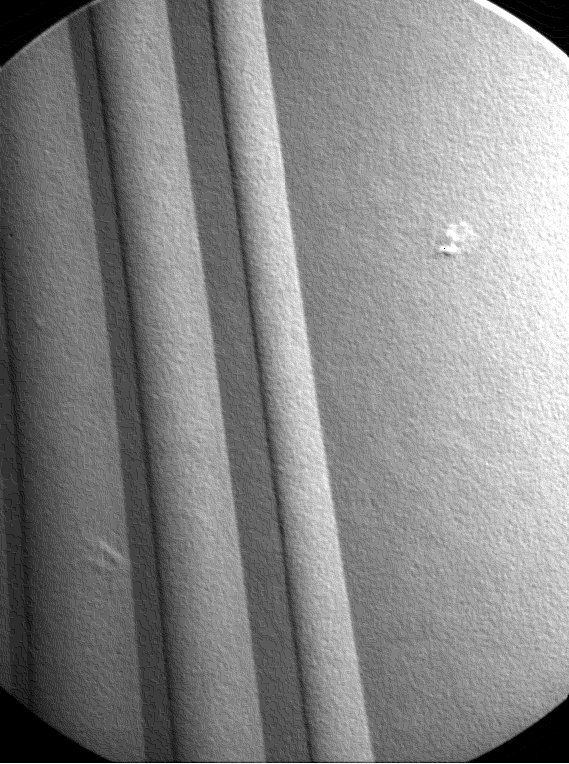
#> input picture 图像分割/image/Fig1004(b)(turbine_blade_black_dot).tif, 569 x 764 px
$ jupyter execute imagesegmentation.ipynb
#> lines starting #> are read from the running program, lines starting #| are printed output that depends on the picture; after the words box and inside, x2 and y2 are one past the last pixel; in counts of white or black regions, pixels touching at a corner belong together
# 图像分割

[cell 1]
import numpy as np
import cv2 as cv
import matplotlib.pyplot as plt
import imagesegmentation as ist

## 孤立点检测

[cell 2]
_, axe = plt.subplots(1, 3, figsize = (15, 8))

img = cv.imread('./image/Fig1004(b)(turbine_blade_black_dot).tif', cv.IMREAD_GRAYSCALE)
#> img is the input picture: shape (764, 569); min 0, max 255, mean 134.4
axe[0].imshow(img, cmap = 'gray')

img_l = cv.Laplacian(img, -1)
axe[1].imshow(img_l, cmap = 'gray')

r_img = (img_l > np.max(np.abs(img_l)) * 0.90).astype(np.float64)
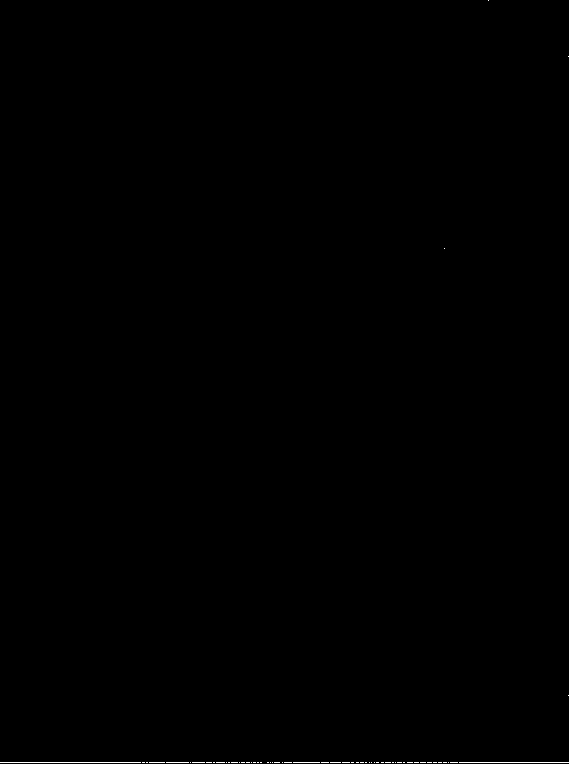
#> r_img: shape (764, 569) float64; values 0 (black) and 1 (white), 0.12% white in thin lines or dots

#孤立点看不清，所以对图像进行膨胀操作
kernel = np.ones((7, 7))
r_img = cv.dilate(r_img, kernel)
#> r_img: shape (764, 569) float64; values 0 (black) and 1 (white), 0.69% white; 5 white regions, box (x1, y1, x2, y2) and area: (0, 759, 569, 764) 2845, (441, 245, 448, 252) 49, (485, 0, 492, 4) 28, (565, 53, 569, 60) 28, (565, 692, 569, 699) 28
axe[2].imshow(r_img, cmap = 'gray')

## 线检测

[cell 3]
_, axe = plt.subplots(1, 4, figsize = (15, 8))

img = cv.imread('./image/Fig1005(a)(wirebond_mask).tif', cv.IMREAD_GRAYSCALE)
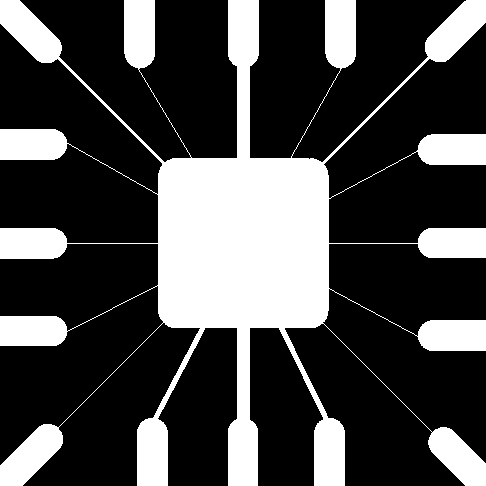
#> input picture 图像分割/image/Fig1005(a)(wirebond_mask).tif, 486 x 486 px
#> img: shape (486, 486); 28.1% white; 1 white region, box (x1, y1, x2, y2) and area: (0, 0, 486, 486) 66259
axe[0].imshow(img, cmap = 'gray')

img_l = cv.Laplacian(img, cv.CV_64F)
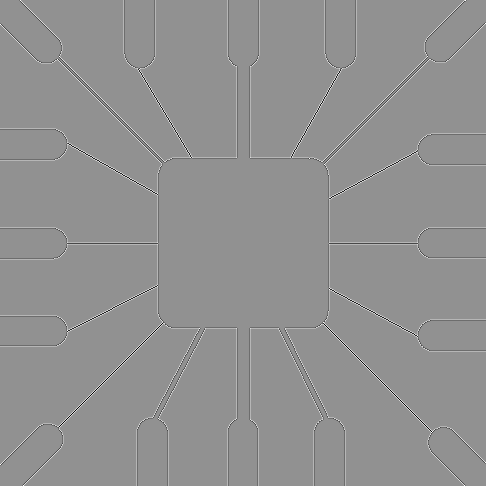
#> img_l: shape (486, 486) float64; min -1020, max 765, mean 0; drawn with min black and max white
axe[1].imshow(img_l, cmap = 'gray')

img_l_a = np.abs(img_l)
axe[2].imshow(img_l_a, cmap = 'gray')

img_p = (img_l > 0).astype(int) * img_l
axe[3].imshow(img_p, cmap = 'gray')

## 边缘检测

### Sobel核

[cell 4]
_, axe = plt.subplots(1, 4, figsize = (15, 8))

img = cv.imread('./image/Fig1016(a)(building_original).tif', cv.IMREAD_GRAYSCALE)
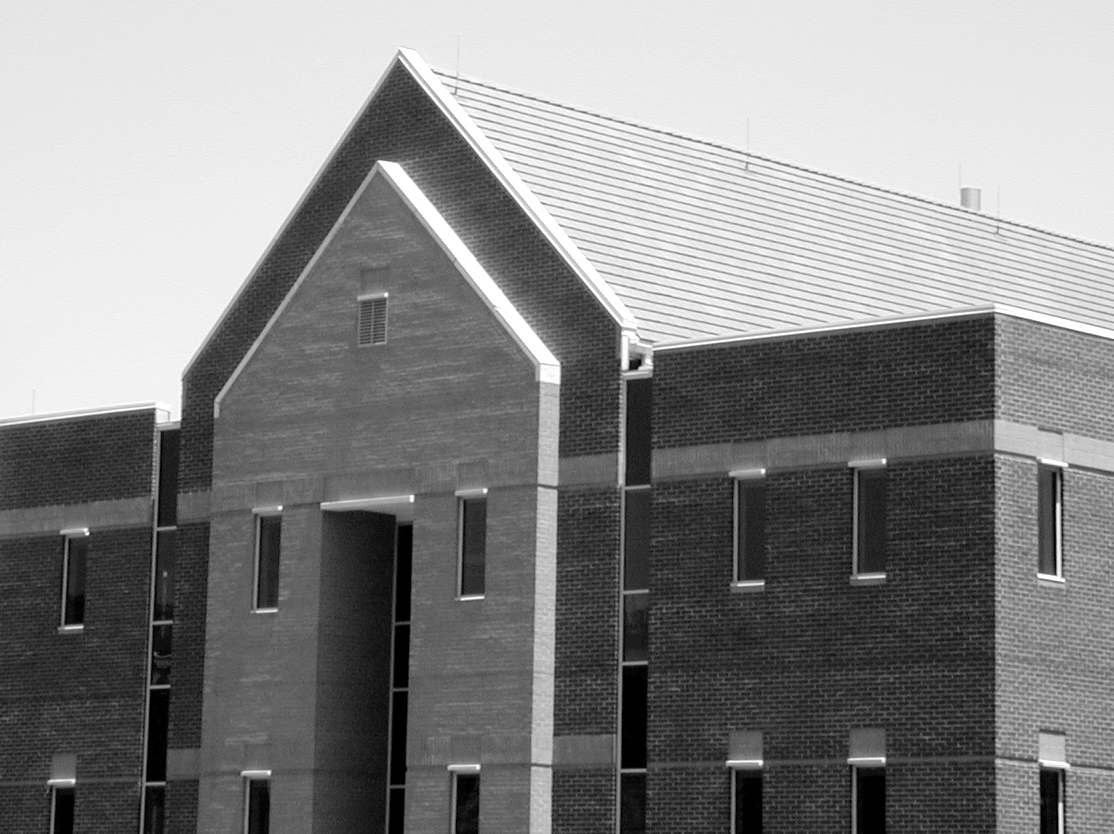
#> input picture 图像分割/image/Fig1016(a)(building_original).tif, 1114 x 834 px
#> img is the input picture: shape (834, 1114); min 0, max 255, mean 133.3

#平滑处理
img = cv.blur(img, (5, 5))
axe[0].imshow(img, cmap = 'gray')

img_gx = cv.Sobel(img, -1, 1, 0)
axe[1].imshow(img_gx, cmap = 'gray')

img_gy = cv.Sobel(img, -1, 0, 1)
axe[2].imshow(img_gy, cmap = 'gray')

img_gxy = np.abs(img_gx) + np.abs(img_gy)
axe[3].imshow(img_gxy, cmap = 'gray')

### Marr-Hildreth
*按书本的步骤计算效果并不理想*

[cell 5]
_, axe = plt.subplots(1, 4, figsize = (15, 8))

img = cv.imread('./image/Fig1016(a)(building_original).tif', cv.IMREAD_GRAYSCALE)
axe[0].imshow(img, cmap = 'gray')

img_g = cv.GaussianBlur(img, (25, 25), 4)
img_gl = cv.Laplacian(img_g, cv.CV_64F, 3)
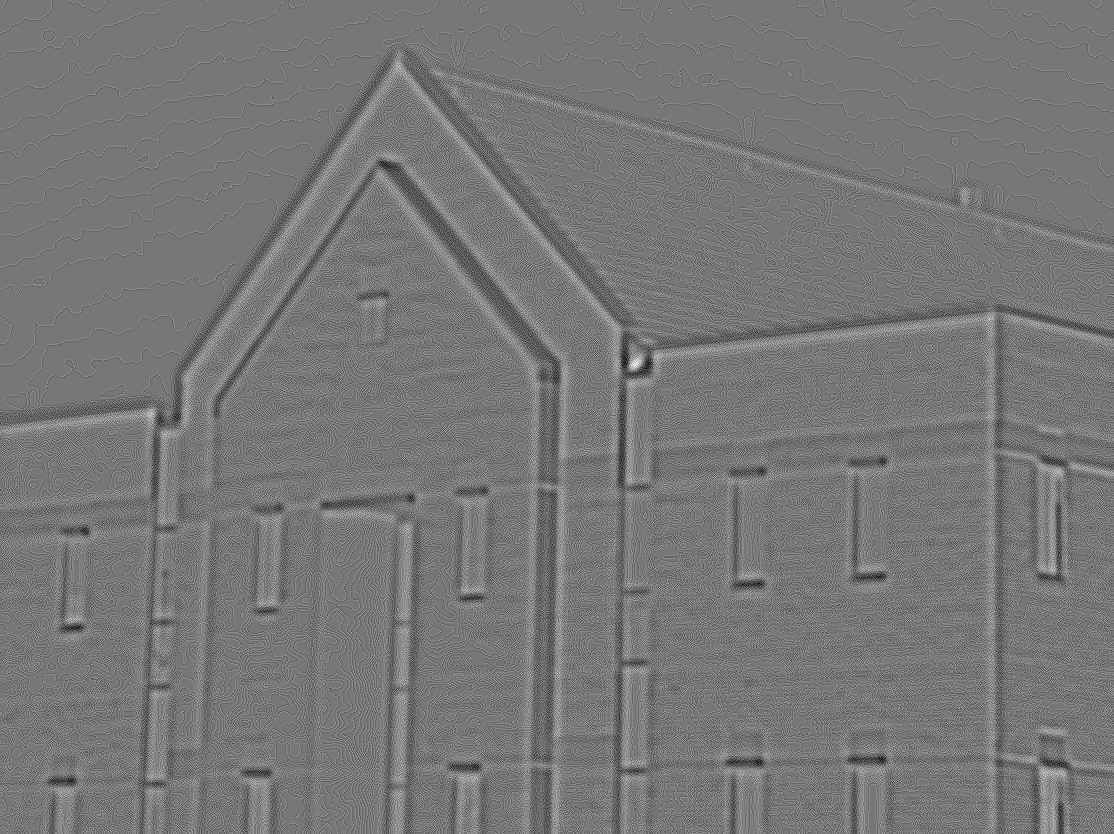
#> img_gl: shape (834, 1114) float64; min -7, max 8, mean -1.94e-05; drawn with min black and max white

axe[1].imshow(img_gl, cmap = 'gray')

#img_t = ist.findZCP(img_gl, 0, 255)
_, img_t = cv.threshold(img_gl, 0, 255, cv.THRESH_BINARY)
#> img_t: shape (834, 1114) float64; 26% white in thin lines or dots
axe[2].imshow(img_t, cmap = 'gray')

#img_t = ist.findZCP(img_gl, np.max(img_gl) * 0.04, 255)
#print(np.max(img_gl) * 0.04)
_, img_t = cv.threshold(img_gl, 2, 255, cv.THRESH_BINARY)
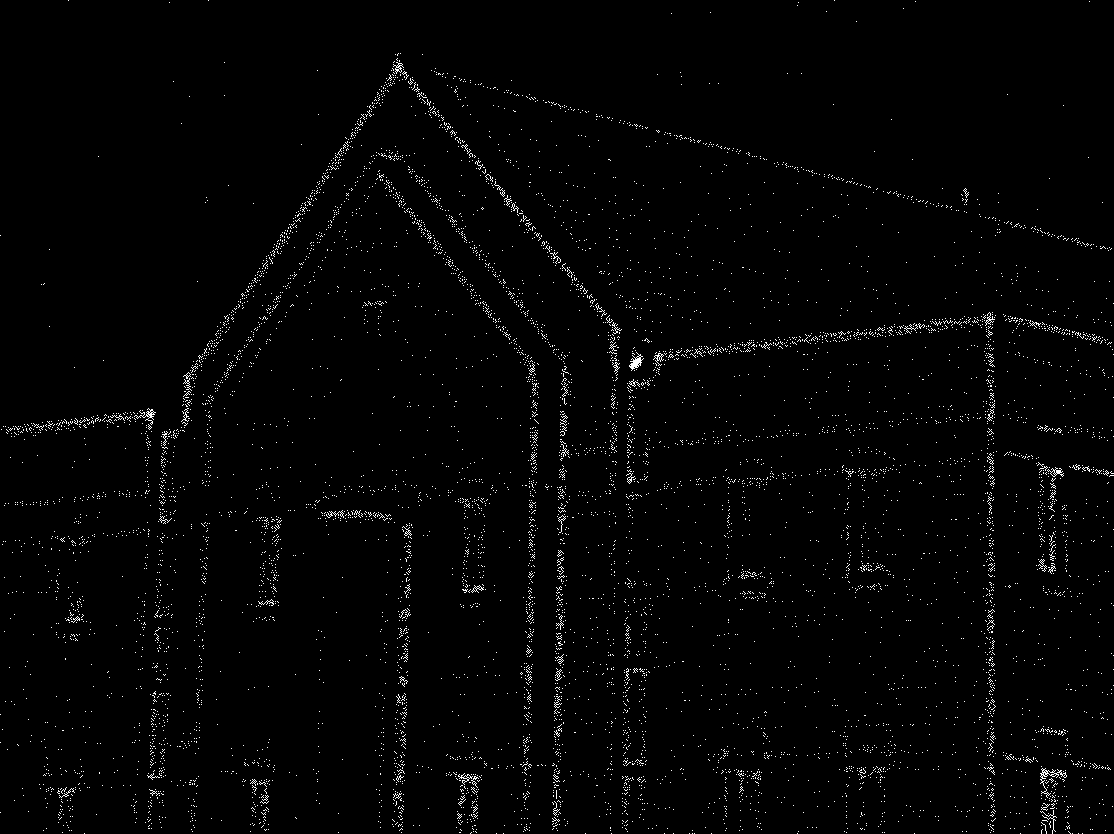
#> img_t: shape (834, 1114) float64; 1.6% white in thin lines or dots
axe[3].imshow(img_t, cmap = 'gray')

[cell 6]
_, axe = plt.subplots(1, 4, figsize = (15, 8))
axe[0].imshow(img, cmap = 'gray')
axe[1].imshow(img_gxy, cmap = 'gray')
axe[2].imshow(img_t, cmap = 'gray')

img_c = cv.Canny(img_g, 0.04, 0.1)
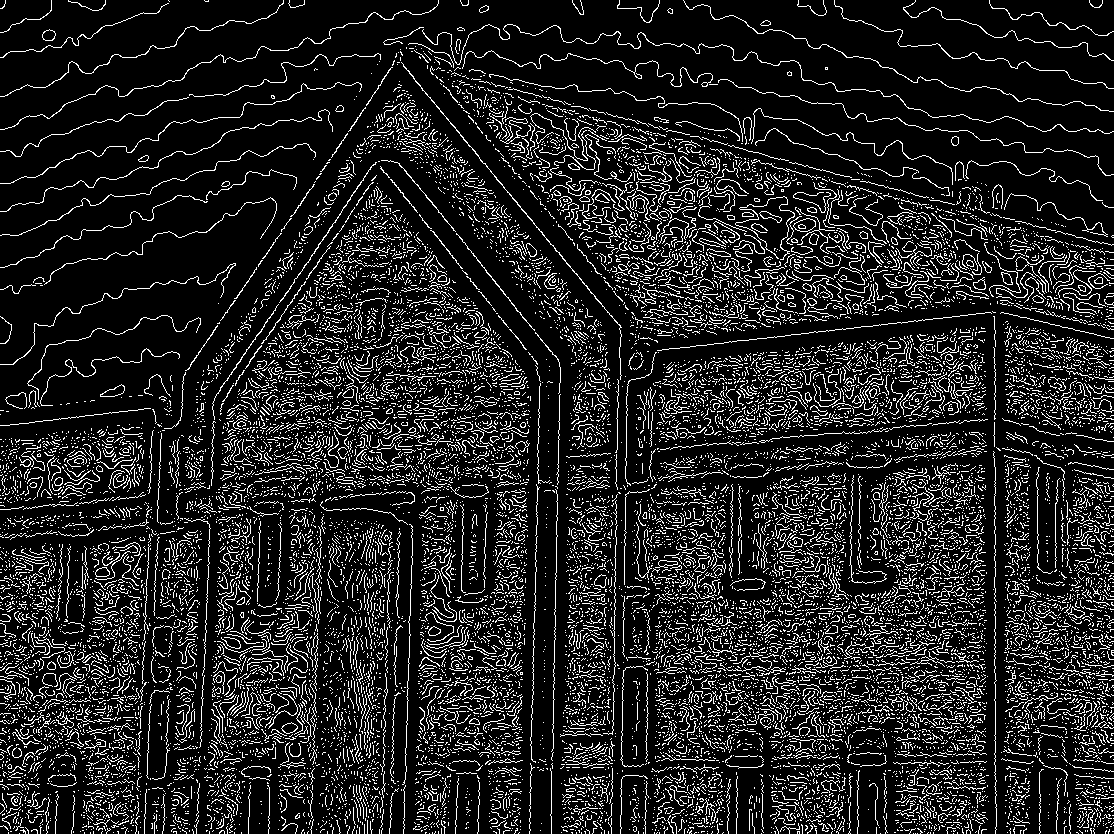
#> img_c: shape (834, 1114); 13.4% white in thin lines or dots
axe[3].imshow(img_c, cmap = 'gray')
